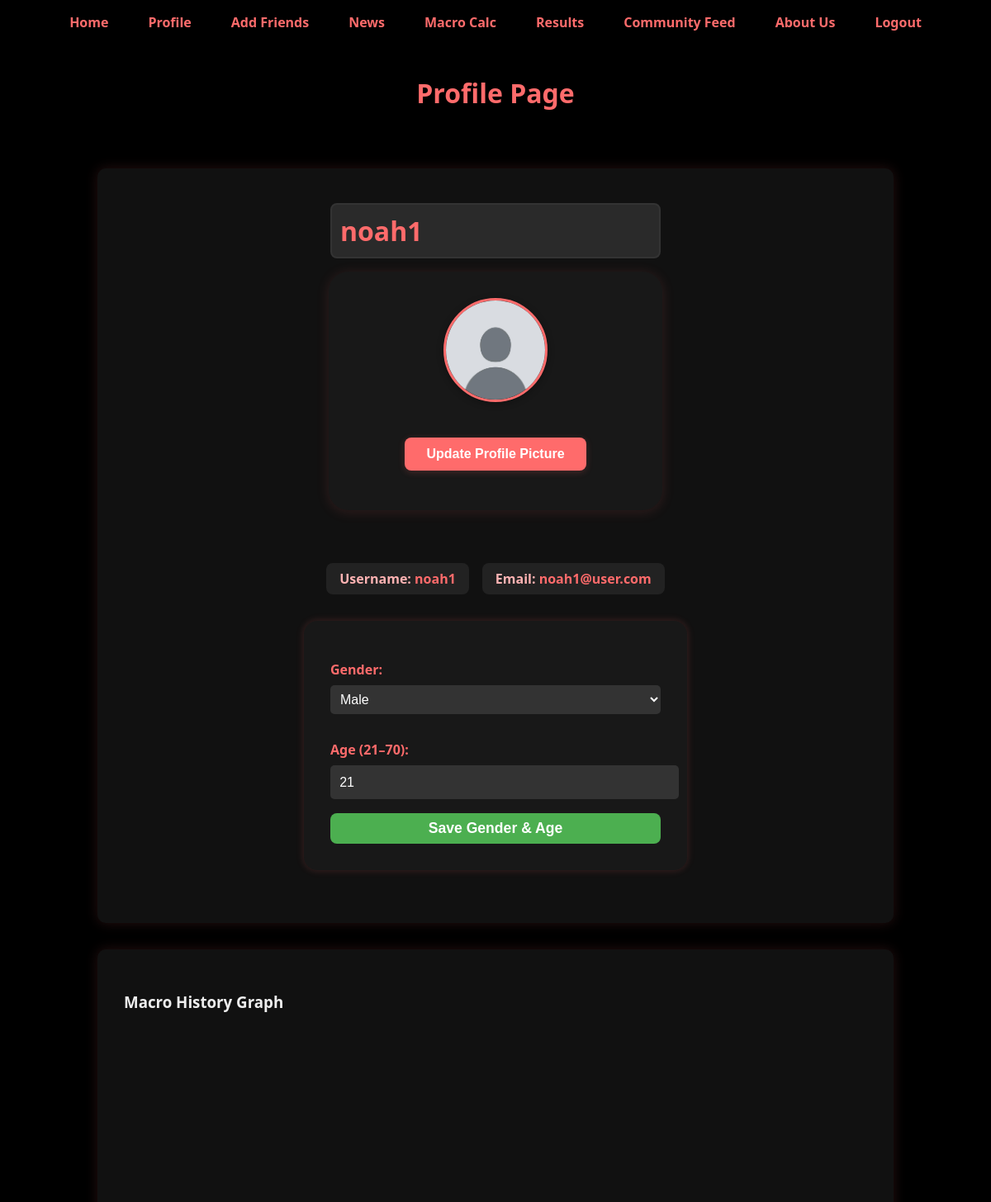
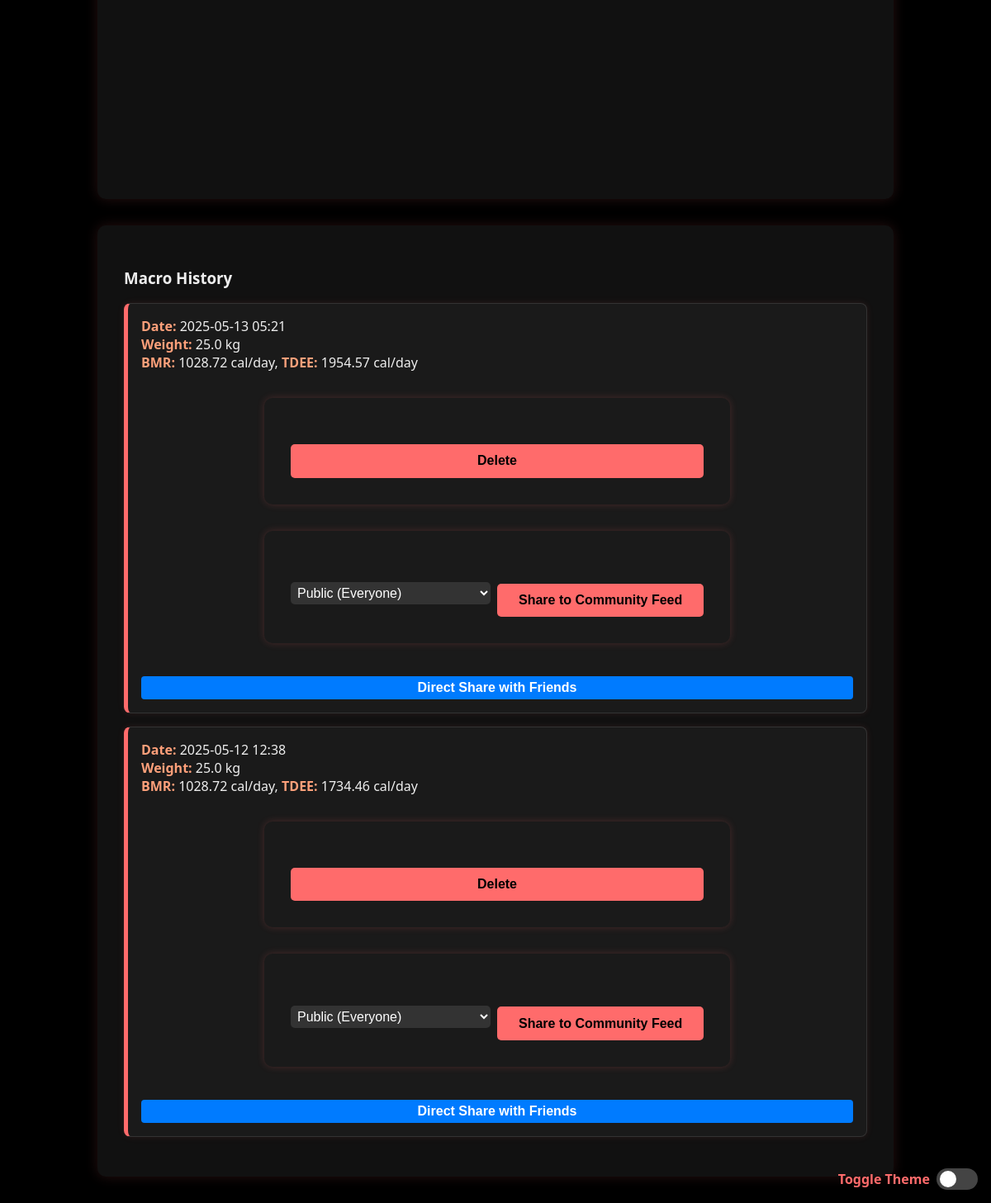
Screenshot of /profile (signed in) with the database file from the repository (2 pictures, top to bottom).
### app/models.py (models this page shows)
class User(db.Model, UserMixin):
    id = db.Column(db.Integer, primary_key=True)
    name = db.Column(db.String(80), unique=True, nullable=False)
    email = db.Column(db.String(120), unique=True, nullable=False)
    password = db.Column(db.String(120), nullable=False)
    gender = db.Column(db.String(10))
    age = db.Column(db.Integer)
    profile_picture = db.Column(db.String(255), default='placeholder-profile.jpg')
    requests_sent = db.relationship(
        'FriendRequest',
        foreign_keys='FriendRequest.requester_id',
        back_populates='requester',
        lazy='dynamic'
    )
    requests_received = db.relationship(
        'FriendRequest',
        foreign_keys='FriendRequest.receiver_id',
        back_populates='receiver',
        lazy='dynamic'
    )
    friends = db.relationship(
        'User',
        secondary=friend_assoc,
        primaryjoin=(id == friend_assoc.c.user_id),
        secondaryjoin=(id == friend_assoc.c.friend_id),
        lazy='dynamic'
    )

class MacroPost(db.Model):
    id = db.Column(db.Integer, primary_key=True)
    gender = db.Column(db.String(10), nullable=False)
    age = db.Column(db.Integer, nullable=False)
    weight = db.Column(db.Float, nullable=False)
    height = db.Column(db.Float, nullable=False)
    bmr = db.Column(db.Float, nullable=False)
    tdee = db.Column(db.Float, nullable=False)
    calorie_goal = db.Column(db.String(10), nullable=False, server_default='maintain')
    timestamp = db.Column(db.DateTime, server_default=db.func.now())
    user_id = db.Column(db.Integer, db.ForeignKey('user.id'), nullable=False)
    user = db.relationship('User', backref=db.backref('macroposts', lazy=True))

### app/routes.py (the view)
@app.route("/profile")
@login_required
def profile():
    macro_posts = MacroPost.query.filter_by(user_id=current_user.id).order_by(MacroPost.timestamp.desc()).all()
    form = ProfilePictureForm()
    pending_requests = FriendRequest.query.filter_by(receiver_id=current_user.id, status='pending').all()
    return render_template(
        "profile.html",
        user=current_user,
        macro_posts=macro_posts,
        form=form,
        pending_requests=pending_requests,
    )

### app/forms.py
class ProfilePictureForm(FlaskForm):
    picture = FileField('Update Profile Picture', validators=[
        FileAllowed(['jpg', 'png', 'jpeg'], 'Images only!')
    ])
    submit = SubmitField('Update Picture')

### app/__init__.py (called while the page is built)
@login_manager.user_loader
def load_user(user_id):
    return User.query.get(int(user_id))

### app/templates/profile.html (shortened to what this page needs)
{% extends "base.html" %}
{% block content %}
<div class="profile-container">
    <header class="profile-header">
        <h1>Profile Page</h1>
    </header>
    <section class="profile-info">
        <div style="display:flex; flex-direction:column; align-items:center; margin-bottom: 2em;">
            <h2 style="font-size:2rem; font-weight:bold; color:#ff6b6b; margin-bottom:0.5em;">{{ user.name }}</h2>
            <div class="profile-card">
                <img src="{{ url_for('static', filename='profile_pics/' + user.profile_picture) }}" alt="Profile Picture" class="profile-picture">
            {% if current_user.id == user.id %}
               <button onclick="document.getElementById('profile-picture-form').style.display='block'" class="profile-btn update-btn">Update Profile Picture</button>
            {% endif %}
            </div>
        </div>
        <div style="display:flex; justify-content:center; gap:1em; margin-bottom:1em;">
            <div style="background:#222; color:#ffb3b3; padding:0.5em 1em; border-radius:8px; font-weight:bold;">Username: <span style="color:#ff6b6b;">{{ user.name }}</span></div>
            <div style="background:#222; color:#ffb3b3; padding:0.5em 1em; border-radius:8px; font-weight:bold;">Email: <span style="color:#ff6b6b;">{{ user.email }}</span></div>
        </div>
        <form action="{{ url_for('update_profile_info') }}" method="POST" style="margin-top: 1em; background:#181818; padding:2em; border-radius:16px; box-shadow:0 0 10px #ff6b6b33; max-width:400px; margin-left:auto; margin-right:auto;">
            <label for="gender" style="color:#ff6b6b; font-weight:bold;">Gender:</label>
            <select id="gender" name="gender" required style="width:100%; margin-bottom:1em; padding:0.5em; font-size:1rem; box-sizing:border-box;" {% if current_user.id != user.id %}disabled{% endif %}>
                <option value="male" {% if user.gender == 'male' %}selected{% endif %}>Male</option>
             </select>
             <label for="age" style="color:#ff6b6b; font-weight:bold;">Age (21–70):</label>
             <input type="text" id="age" name="age" value="{{ user.age if user.age else '' }}" placeholder="Not specified by user" {% if current_user.id != user.id %}disabled class="disabled-field"{% endif %}>
            {% if current_user.id == user.id %}
               <button type="submit" style="margin-top: 1em; background-color: #4CAF50; color: white; font-weight: bold; padding: 8px 16px; border: none; border-radius: 8px; cursor: pointer; width:100%; font-size:1.1rem;">Save Gender & Age</button>
            {% endif %}
        </form>
    </section>
    <section class="graph">
        <h3>Macro History Graph</h3>
        <div id="macro-history-graph" style="width: 100%; height: 400px; margin-bottom: 20px;"></div>
    </section>
    <section class="macro-history">
        <h3>Macro History</h3>
        {% if macro_posts %}
            <ul>
                {% for post in macro_posts %}
                    <li>
                        <strong>Date:</strong> {{ post.timestamp.strftime('%Y-%m-%d %H:%M') }}<br>
                        <strong>Weight:</strong> {{ post.weight }} kg<br>
                        <strong>BMR:</strong> {{ post.bmr }} cal/day,
                        <strong>TDEE:</strong> {{ post.tdee }} cal/day
                        <form action="{{ url_for('delete_macro_post', post_id=post.id) }}" method="POST" style="inline">
                            <button type="submit" onclick="return confirm('Are you sure you want to delete this entry?');">Delete</button>
                        </form>
                        <form action="{{ url_for('create_feed_post', post_id=post.id) }}" method="POST" style="inline">
                            <div style="margin-top: 8px; display: flex; align-items: center;">
                                <select name="visibility" style="margin-right: 8px; padding: 4px;">
                                    <option value="public">Public (Everyone)</option>
                                </select>
                                <button type="submit">Share to Community Feed</button>
                            </div>
                        </form>
                        <button onclick="openShareModal('{{ post.id }}')" class="share-btn" style="margin-top: 8px;">
                            Direct Share with Friends
                        </button>
                    </li>
                {% endfor %}
            </ul>
        {% else %}
            <p>You haven't saved any results yet.</p>
        {% endif %}
    </section>
</div>
<div class="theme-toggle">
    <label class="theme-label" for="theme-switch">Toggle Theme</label>
    <label class="switch">
        <span class="slider"></span>
    </label>
</div>
{% endblock %}

### app/static/css/style.css (style rules this page uses)
body { background-color: #000; color: #eee; font-family: 'Segoe UI', Tahoma, Geneva, Verdana, sans-serif; margin: 0; padding: 0; }
h1, h2 { color: #ff6b6b; text-align: center; }
header { padding: 1rem 2rem; }
form { background-color: #1a1a1a; padding: 2rem; border-radius: 10px; max-width: 500px; margin: 2rem auto; box-shadow: 0 0 10px rgba(255, 107, 107, 0.2); }
label { font-weight: bold; display: block; margin-top: 1rem; color: #ff6b6b; }
input, select, button { width: 100%; padding: 0.7rem; margin-top: 0.5rem; border-radius: 5px; border: none; background-color: #333; color: #fff; font-size: 1rem; }
button { background-color: #ff6b6b; color: #000; font-weight: bold; margin-top: 1.5rem; cursor: pointer; transition: background-color 0.3s; }
section { background-color: #111; color: #eee; max-width: 900px; margin: 2rem auto; padding: 2rem; border-radius: 10px; box-shadow: 0 0 15px rgba(255, 107, 107, 0.15); }
section h2 { color: #ff6b6b; margin-bottom: 1rem; font-size: 1.8rem; }
.profile-picture { width: 150px; height: 150px; border-radius: 50%; object-fit: cover; border: 2px solid #ff6b6b; display: block; margin: 1rem auto; box-shadow: 0 0 10px rgba(255, 107, 107, 0.3); }
.profile-info h2, .profile-info p { background-color: #2a2a2a; color: #ffa07a; border: 2px solid #333; border-radius: 8px; padding: 10px; font-size: 1.2rem; max-width: 400px; margin: 10px 0; box-sizing: border-box; text-align: left; display: inline-block; width: 100%; transition: background-color 0.3s ease; }
.profile-info h2, .profile-info p { margin-bottom: 15px; }
.macro-history ul { list-style: none; padding: 0; margin: 0; }
.macro-history li { background-color: #1a1a1a; border: 1px solid #333; border-left: 5px solid #ff6b6b; border-radius: 8px; padding: 1rem; margin-bottom: 1rem; box-shadow: 0 0 8px rgba(255, 107, 107, 0.1); transition: transform 0.2s ease; }
.macro-history strong { color: #ffa07a; }
.theme-toggle { position: fixed; bottom: 1rem; right: 1rem; display: flex; align-items: center; gap: 0.5rem; z-index: 10000; }
.theme-label { color: #ff6b6b; font-weight: bold; }
.switch { position: relative; display: inline-block; width: 50px; height: 26px; }
.slider { position: absolute; cursor: pointer; top: 0; left: 0; right: 0; bottom: 0; background-color: #444; transition: 0.4s; border-radius: 34px; }
.slider::before { position: absolute; content: ""; height: 20px; width: 20px; left: 4px; bottom: 3px; background-color: white; transition: 0.4s; border-radius: 50%; }
#macro-history-graph { width: 100%; height: 400px; margin-bottom: 20px; }
input, select { color: #fff; }

### app/templates/profile.html (style rules this page uses)
.profile-card { background: #181818; display: flex; flex-direction: column; align-items: center; padding: 2em 2em 2em 2em; border-radius: 24px; box-shadow: 0 2px 16px #ff6b6b22; margin-bottom: 2em; width: 340px; max-width: 90vw; }
.profile-picture { display: block; margin: 0 auto 1.2em auto; border: 3px solid #ff6b6b; border-radius: 50%; width: 120px; height: 120px; box-shadow: 0 2px 8px #0005; }
.profile-btn { font-weight: bold; border-radius: 8px; width: 220px; padding: 0.7em 0; margin-bottom: 1em; box-shadow: 0 2px 8px #ff6b6b33; transition: background 0.2s, color 0.2s; border: none; cursor: pointer; font-size: 1rem; }
.update-btn { background: #ff6b6b; color: #fff; }
.profile-info > form { margin-top: 2em !important; margin-bottom: 2em !important; z-index: 1; position: relative; }
.share-btn { background-color: #007bff; color: white; border: none; padding: 5px 10px; border-radius: 4px; cursor: pointer; }

### rows the page displays
User: name "noah1", profile_picture (placeholder picture), email "noah1@user.com", gender "Male", age "21"
MacroPost: timestamp "2025-05-13 05:21", weight "25.0", bmr "1028.72", tdee "1954.57"
MacroPost: timestamp "2025-05-12 12:38", weight "25.0", bmr "1028.72", tdee "1734.46"
